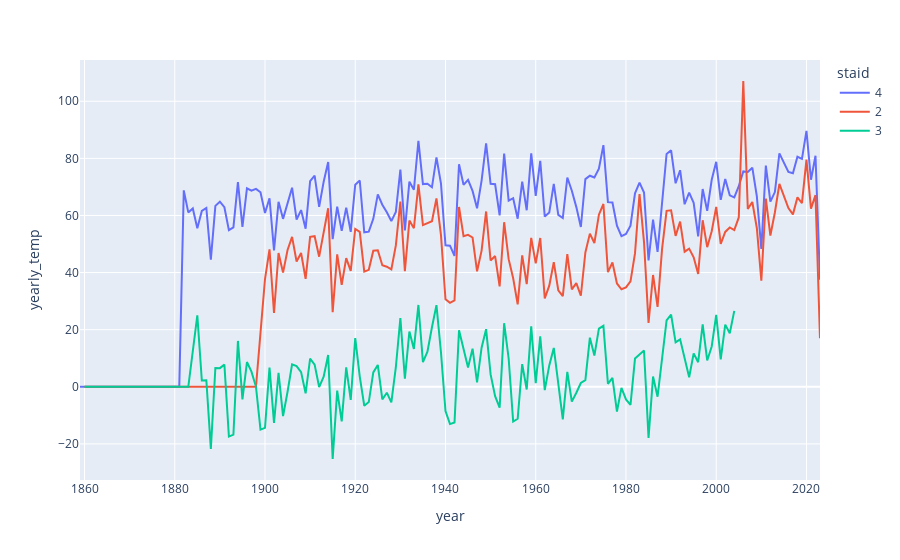

The code cell stored with this chart in its notebook:
### Code cell
#yearly temperature 3 different stations
fig = px.line(data_yearly_temp, x='year', y='yearly_temp', color='staid')
fig.show()
#fig.write_html("line_multi.html")

### Figure 1 — Plotly figure (JSON) as saved in the notebook; plotly's stock layout.template omitted (floating-point values rounded to 4 significant figures; data arrays with more than 128 entries replaced by an {"elided": "..."} marker saying what was removed)
{"data": [{"hovertemplate": "staid=4<br>year=%{x}<br>yearly_temp=%{y}<extra></extra>", "legendgroup": "4", "line": {"color": "#636efa", "dash": "solid"}, "marker": {"symbol": "circle"}, "mode": "lines", "name": "4", "orientation": "v", "showlegend": true, "type": "scatter", "x": {"elided": "162 int values"}, "xaxis": "x", "y": {"elided": "162 float values"}, "yaxis": "y"}, {"hovertemplate": "staid=2<br>year=%{x}<br>yearly_temp=%{y}<extra></extra>", "legendgroup": "2", "line": {"color": "#EF553B", "dash": "solid"}, "marker": {"symbol": "circle"}, "mode": "lines", "name": "2", "orientation": "v", "showlegend": true, "type": "scatter", "x": {"elided": "152 int values"}, "xaxis": "x", "y": {"elided": "152 float values"}, "yaxis": "y"}, {"hovertemplate": "staid=3<br>year=%{x}<br>yearly_temp=%{y}<extra></extra>", "legendgroup": "3", "line": {"color": "#00cc96", "dash": "solid"}, "marker": {"symbol": "circle"}, "mode": "lines", "name": "3", "orientation": "v", "showlegend": true, "type": "scatter", "x": {"elided": "136 int values"}, "xaxis": "x", "y": {"elided": "136 float values"}, "yaxis": "y"}], "layout": {"legend": {"title": {"text": "staid"}, "tracegroupgap": 0}, "margin": {"t": 60}, "xaxis": {"anchor": "y", "domain": [0, 1], "title": {"text": "year"}}, "yaxis": {"anchor": "x", "domain": [0, 1], "title": {"text": "yearly_temp"}}}}
